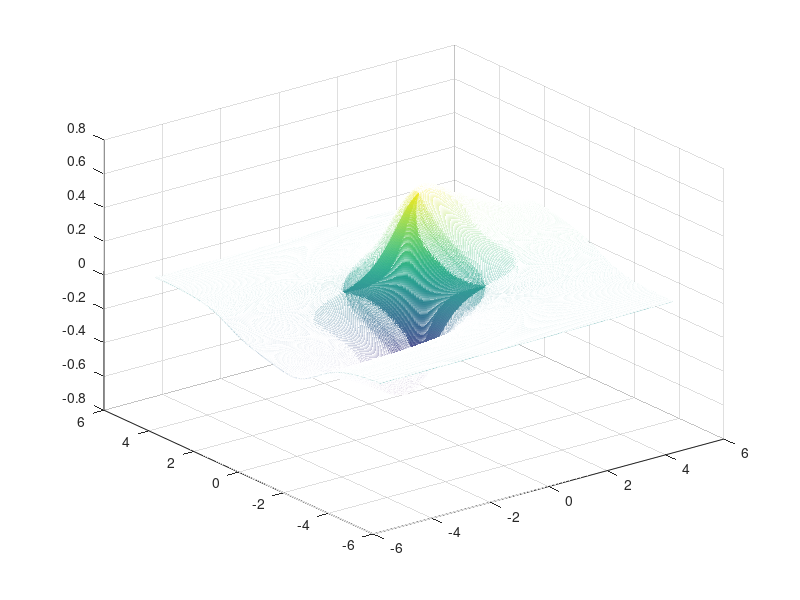

MATLAB code for this plot: (Note: this script raises an error after producing the figure.)
%% 1
clc;clear;
x=linspace(-5,5,1000);
y=x;
[X,Y]=meshgrid(x,y);
f=(X+Y)./(X.^2+Y.^4+2);
mesh(X,Y,f)
%% 2
clc;clear;
A=[89  12   -0.713   0;
   21  -45   42      5;
   32  96     0      29;
   5   -9.54  54    2.14];
B=[A(2:4,1) [A(2,2);A(2,4);A(3,4)]];
C=flipud(B);
D=C';
%% 3
% 1
clc;clear;
D=[5    32    21;
    29     5   -45];
p1=D(1,:);
p2=D(2,:);
p=conv(p1,p2);
x=roots(p);
[~,idx]=min(abs(x));
x0=x(idx);
% 2
f=@(x)-polyval(p,x);
[~,maxs]=fminbnd(f,-2,1);
maxs=-maxs;

%% 4

clc;clear;
% 1
tspan=[0,5];
y0=[0 1];
[t,y1]=ode45(@odefun,tspan,y0);



% 2 见q4.slx

% 3

syms x y(x);
dy=diff(y,1);
ddy=diff(y,2);
y3=dsolve(ddy+x*dy+y==0,y(0)==0,dy(0)==1);

plot(t,y1(:,1),0:0.01:5,out.y2.Data,t,subs(y3,t));
legend("y1","y2","y3")

%% 5
clc;clear;
x=0.3:0.2:1.5;
fx=[0.3 0.6 0.9 1.1 1.3 1.6 1.8];
xq=0.4:0.2:1.4;
% 1 
y1=interp1(x,fx,xq,"linear");
y2=interp1(x,fx,xq,"spline");
%3
xq2=0.3:0.1:1.5;
y3=polyval(polyfit(x,fx,5),xq2);
subplot(1,3,1);
stem(xq,y1);
subplot(1,3,2);
stem(xq,y2);
subplot(1,3,3);
stem(xq2,y3);

%% 6
clc;clear;
f=@(x)(x.*log(x));
res=integral(f,1,exp(1));

%% 7
clc;clear;
format short
syms L real;
syms C real;
w=2*pi*10^9;
Zt=150+75j;
Zm=Zt*(1/w*C*j)/(Zt+1/w*C*j)+w*L*j;
[res_L,res_C]=solve(Zm==75-15j,[L,C]);
res_L=eval(res_L.*10^9);
res_C=eval(res_C.*10^-12);
res_L=res_L(res_L>0);
res_C=res_C(res_C>0);

%% 8
clc;clear;
% 1
Zr=[2 2];
Pk=[0 0];
w=linspace(0,2*pi,2000);
H=abs(exp(1i*w)-2).*abs(exp(1i*w)-2)./abs(exp(1i*w))./abs(exp(j*w));
theta=angle(exp(1i*w)-2)*2-angle(exp(1i*w))*2;
theta=mod(theta,2*pi);
subplot(2,2,1);
plot(w,H);
subplot(2,2,2);
plot(w,theta)
axis([0,2*pi,0,2*pi]);
% 2
[H2,theta2]=freqz([1,-4,4],[1 0 0],2000,"whole");
subplot(2,2,3);
plot(w,abs(H2));
subplot(2,2,4);
plot(w,theta2);
axis([0,2*pi,0,2*pi]);

%% 9
clc;clear;
H=tf([1 -4 4],[1 0 0]);
bode(H)
